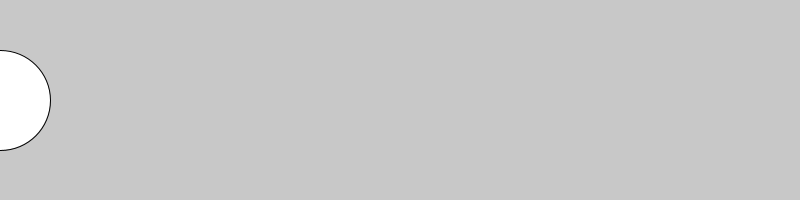
Frame 1 (no input)
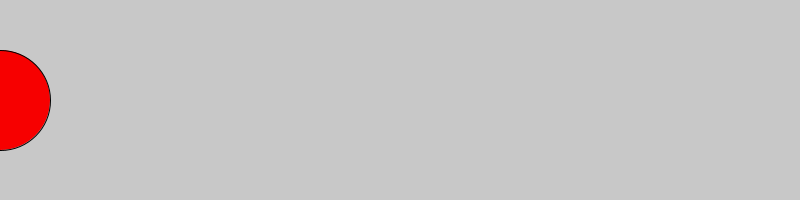
Frame 60 (the mouse pressed at the canvas centre just before this capture)
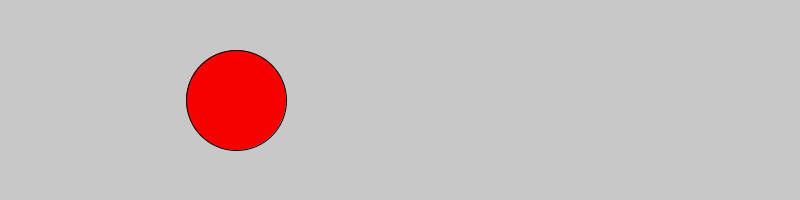
Frame 120 (the mouse held since frame 60 and released just before this capture)

The Processing sketch that drew these frames (run headless with seeded random() and noise(); from frame 60 on, the mouse is pressed at the canvas centre):

// Processing sketch: dot_race
// ── dot_race.pde
/*** When you are done, this program will draw an ellipse 
     that travels across the screen when the mouse is pressed.
***/

  /***********  SOUND ***************
   * Some computers are unable to play sounds. 
   * If you cannot play sound on this computer, set canPlaySounds to false.
   * If you are not sure, ask your teacher 
   * *****************/
  boolean canPlaySounds = false;

int x;

void setup() {
    size(800, 200);
    
    //1. Set the variable named x to 50.
}

void draw() {

	background(200,200,200);
 
    //2. Draw an ellipse of height and width 50. Make sure to use the x variable for its X position. 
    //   Pick a y value that places it half way down the window.
      ellipse(x, 100, 100, 100);
    //3. Make the ellipse a nice color
fill(#F70000);
    //4. If the mouse is pressed change the x value so that the dot moves to the right
if(mousePressed){
  x= x + 4;
}
  if(x >= width){
    textSize(50);
    text("WINNER", 100, 100);
  

}
  

}
